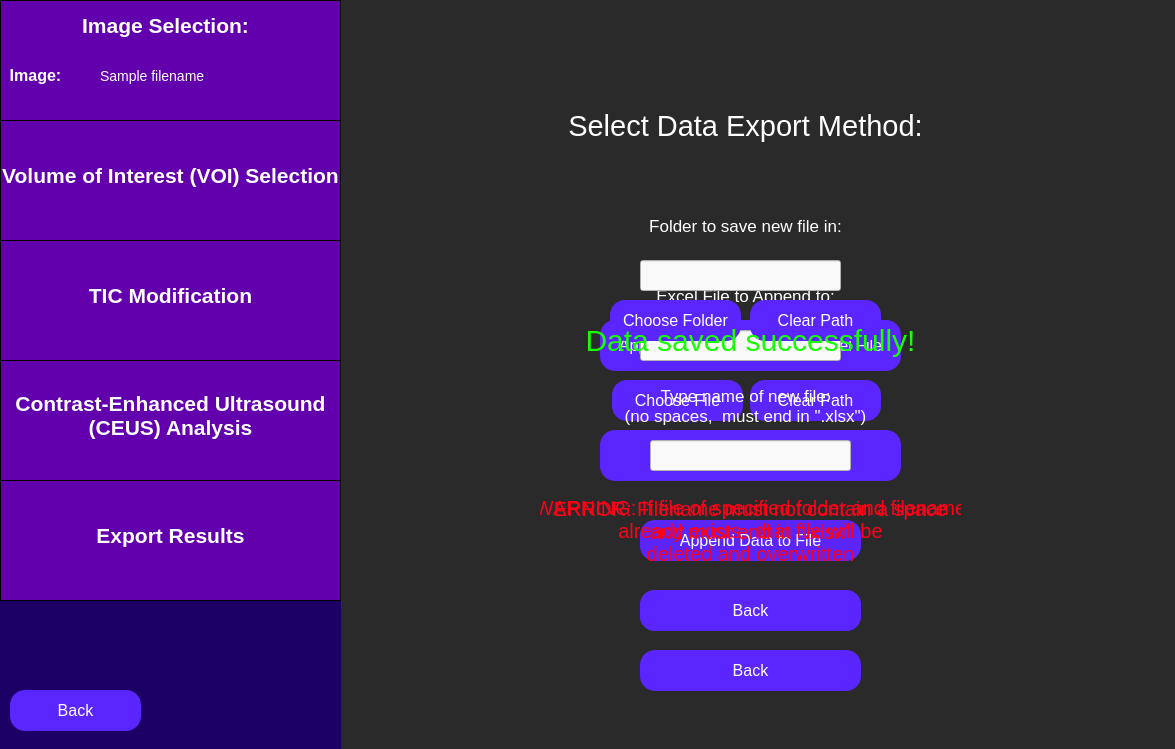
<?xml version="1.0" encoding="UTF-8"?>
<ui version="4.0">
 <class>exportData</class>
 <widget class="QWidget" name="exportData">
  <property name="geometry">
   <rect>
    <x>0</x>
    <y>0</y>
    <width>1175</width>
    <height>749</height>
   </rect>
  </property>
  <property name="windowTitle">
   <string>Export Data</string>
  </property>
  <property name="styleSheet">
   <string notr="true">QWidget {
	background: rgb(42, 42, 42);
}</string>
  </property>
  <widget class="QLabel" name="selectDataLabel">
   <property name="geometry">
    <rect>
     <x>530</x>
     <y>60</y>
     <width>431</width>
     <height>131</height>
    </rect>
   </property>
   <property name="styleSheet">
    <string notr="true">QLabel {
	font-size: 29px;
	color: rgb(255, 255, 255);
	background-color: rgba(255, 255, 255, 0);
}</string>
   </property>
   <property name="text">
    <string>Select Data Export Method:</string>
   </property>
   <property name="textFormat">
    <enum>Qt::AutoText</enum>
   </property>
   <property name="scaledContents">
    <bool>false</bool>
   </property>
   <property name="alignment">
    <set>Qt::AlignCenter</set>
   </property>
   <property name="wordWrap">
    <bool>true</bool>
   </property>
  </widget>
  <widget class="QPushButton" name="appendFileOptionButton">
   <property name="geometry">
    <rect>
     <x>600</x>
     <y>320</y>
     <width>301</width>
     <height>51</height>
    </rect>
   </property>
   <property name="toolTip">
    <string>&lt;html&gt;&lt;head/&gt;&lt;body&gt;&lt;p&gt;&lt;br/&gt;&lt;/p&gt;&lt;/body&gt;&lt;/html&gt;</string>
   </property>
   <property name="styleSheet">
    <string notr="true">QPushButton {
	color: white;
	font-size: 16px;
	background: rgb(90, 37, 255);
	border-radius: 15px;
}</string>
   </property>
   <property name="text">
    <string>Append Data onto Existing Excel File</string>
   </property>
  </widget>
  <widget class="QPushButton" name="clearAppendFileButton">
   <property name="geometry">
    <rect>
     <x>750</x>
     <y>380</y>
     <width>131</width>
     <height>41</height>
    </rect>
   </property>
   <property name="styleSheet">
    <string notr="true">QPushButton {
	color: white;
	font-size: 16px;
	background: rgb(90, 37, 255);
	border-radius: 15px;
}</string>
   </property>
   <property name="text">
    <string>Clear Path</string>
   </property>
  </widget>
  <widget class="QLabel" name="appendFileLabel">
   <property name="geometry">
    <rect>
     <x>610</x>
     <y>270</y>
     <width>271</width>
     <height>51</height>
    </rect>
   </property>
   <property name="styleSheet">
    <string notr="true">QLabel {
	background-color: rgba(255, 255, 255, 0);
	color: white;
	font-size: 17px;
}</string>
   </property>
   <property name="text">
    <string>Excel File to Append to:</string>
   </property>
   <property name="alignment">
    <set>Qt::AlignCenter</set>
   </property>
   <property name="textInteractionFlags">
    <set>Qt::NoTextInteraction</set>
   </property>
  </widget>
  <widget class="QPushButton" name="chooseAppendFileButton">
   <property name="geometry">
    <rect>
     <x>612</x>
     <y>380</y>
     <width>131</width>
     <height>41</height>
    </rect>
   </property>
   <property name="styleSheet">
    <string notr="true">QPushButton {
	color: white;
	font-size: 16px;
	background: rgb(90, 37, 255);
	border-radius: 15px;
}</string>
   </property>
   <property name="text">
    <string>Choose File</string>
   </property>
  </widget>
  <widget class="QLineEdit" name="appendFilePath">
   <property name="geometry">
    <rect>
     <x>640</x>
     <y>330</y>
     <width>201</width>
     <height>31</height>
    </rect>
   </property>
   <property name="styleSheet">
    <string notr="true">QLineEdit {
	background-color: rgb(249, 249, 249);
	color: black;
}</string>
   </property>
  </widget>
  <widget class="QPushButton" name="newFileOptionButton">
   <property name="geometry">
    <rect>
     <x>600</x>
     <y>430</y>
     <width>301</width>
     <height>51</height>
    </rect>
   </property>
   <property name="toolTip">
    <string>&lt;html&gt;&lt;head/&gt;&lt;body&gt;&lt;p&gt;&lt;br/&gt;&lt;/p&gt;&lt;/body&gt;&lt;/html&gt;</string>
   </property>
   <property name="styleSheet">
    <string notr="true">QPushButton {
	color: white;
	font-size: 16px;
	background: rgb(90, 37, 255);
	border-radius: 15px;
}</string>
   </property>
   <property name="text">
    <string>Save to New Excel File</string>
   </property>
  </widget>
  <widget class="QLineEdit" name="newFolderPathInput">
   <property name="geometry">
    <rect>
     <x>640</x>
     <y>260</y>
     <width>201</width>
     <height>31</height>
    </rect>
   </property>
   <property name="styleSheet">
    <string notr="true">QLineEdit {
	background-color: rgb(249, 249, 249);
	color: black;
}</string>
   </property>
  </widget>
  <widget class="QPushButton" name="chooseNewFolderButton">
   <property name="geometry">
    <rect>
     <x>610</x>
     <y>300</y>
     <width>131</width>
     <height>41</height>
    </rect>
   </property>
   <property name="styleSheet">
    <string notr="true">QPushButton {
	color: white;
	font-size: 16px;
	background: rgb(90, 37, 255);
	border-radius: 15px;
}</string>
   </property>
   <property name="text">
    <string>Choose Folder</string>
   </property>
  </widget>
  <widget class="QLabel" name="newFolderPathLabel">
   <property name="geometry">
    <rect>
     <x>610</x>
     <y>200</y>
     <width>271</width>
     <height>51</height>
    </rect>
   </property>
   <property name="styleSheet">
    <string notr="true">QLabel {
	background-color: rgba(255, 255, 255, 0);
	color: white;
	font-size: 17px;
}</string>
   </property>
   <property name="text">
    <string>Folder to save new file in:</string>
   </property>
   <property name="alignment">
    <set>Qt::AlignCenter</set>
   </property>
   <property name="textInteractionFlags">
    <set>Qt::NoTextInteraction</set>
   </property>
  </widget>
  <widget class="QPushButton" name="clearNewFolderButton">
   <property name="geometry">
    <rect>
     <x>750</x>
     <y>300</y>
     <width>131</width>
     <height>41</height>
    </rect>
   </property>
   <property name="styleSheet">
    <string notr="true">QPushButton {
	color: white;
	font-size: 16px;
	background: rgb(90, 37, 255);
	border-radius: 15px;
}</string>
   </property>
   <property name="text">
    <string>Clear Path</string>
   </property>
  </widget>
  <widget class="QLineEdit" name="newFileNameInput">
   <property name="geometry">
    <rect>
     <x>650</x>
     <y>440</y>
     <width>201</width>
     <height>31</height>
    </rect>
   </property>
   <property name="styleSheet">
    <string notr="true">QLineEdit {
	background-color: rgb(249, 249, 249);
	color: black;
}</string>
   </property>
   <property name="alignment">
    <set>Qt::AlignCenter</set>
   </property>
  </widget>
  <widget class="QPushButton" name="createNewFileButton">
   <property name="geometry">
    <rect>
     <x>640</x>
     <y>590</y>
     <width>221</width>
     <height>41</height>
    </rect>
   </property>
   <property name="styleSheet">
    <string notr="true">QPushButton {
	color: white;
	font-size: 16px;
	background: rgb(90, 37, 255);
	border-radius: 15px;
}</string>
   </property>
   <property name="text">
    <string>Create File</string>
   </property>
  </widget>
  <widget class="QLabel" name="newFileNameLabel">
   <property name="geometry">
    <rect>
     <x>610</x>
     <y>380</y>
     <width>271</width>
     <height>51</height>
    </rect>
   </property>
   <property name="styleSheet">
    <string notr="true">QLabel {
	background-color: rgba(255, 255, 255, 0);
	color: white;
	font-size: 17px;
}</string>
   </property>
   <property name="text">
    <string>Type name of new file:
(no spaces,  must end in &quot;.xlsx&quot;)</string>
   </property>
   <property name="alignment">
    <set>Qt::AlignCenter</set>
   </property>
   <property name="textInteractionFlags">
    <set>Qt::NoTextInteraction</set>
   </property>
  </widget>
  <widget class="QPushButton" name="appendFileButton">
   <property name="geometry">
    <rect>
     <x>640</x>
     <y>520</y>
     <width>221</width>
     <height>41</height>
    </rect>
   </property>
   <property name="styleSheet">
    <string notr="true">QPushButton {
	color: white;
	font-size: 16px;
	background: rgb(90, 37, 255);
	border-radius: 15px;
}</string>
   </property>
   <property name="text">
    <string>Append Data to File</string>
   </property>
  </widget>
  <widget class="QPushButton" name="appendFileBackButton">
   <property name="geometry">
    <rect>
     <x>640</x>
     <y>590</y>
     <width>221</width>
     <height>41</height>
    </rect>
   </property>
   <property name="styleSheet">
    <string notr="true">QPushButton {
	color: white;
	font-size: 16px;
	background: rgb(90, 37, 255);
	border-radius: 15px;
}</string>
   </property>
   <property name="text">
    <string>Back</string>
   </property>
  </widget>
  <widget class="QPushButton" name="newFileBackButton">
   <property name="geometry">
    <rect>
     <x>640</x>
     <y>650</y>
     <width>221</width>
     <height>41</height>
    </rect>
   </property>
   <property name="styleSheet">
    <string notr="true">QPushButton {
	color: white;
	font-size: 16px;
	background: rgb(90, 37, 255);
	border-radius: 15px;
}</string>
   </property>
   <property name="text">
    <string>Back</string>
   </property>
  </widget>
  <widget class="QLabel" name="fileNameErrorLabel">
   <property name="geometry">
    <rect>
     <x>540</x>
     <y>480</y>
     <width>421</width>
     <height>81</height>
    </rect>
   </property>
   <property name="styleSheet">
    <string notr="true">QLabel {
	color: rgb(255, 0, 23);
	font-size: 20px;
	background-color: rgba(255, 255, 255, 0);
}</string>
   </property>
   <property name="text">
    <string>ERROR: Filename must not contain a space
and must end in &quot;.xlsx&quot;</string>
   </property>
   <property name="alignment">
    <set>Qt::AlignCenter</set>
   </property>
  </widget>
  <widget class="QLabel" name="fileNameWarningLabel">
   <property name="geometry">
    <rect>
     <x>540</x>
     <y>490</y>
     <width>421</width>
     <height>81</height>
    </rect>
   </property>
   <property name="styleSheet">
    <string notr="true">QLabel {
	color: rgb(255, 0, 23);
	font-size: 20px;
	background-color: rgba(255, 255, 255, 0);
}</string>
   </property>
   <property name="text">
    <string>WARNING: If file of specified folder and filename
already exists,  that file will be
deleted and overwritten</string>
   </property>
   <property name="alignment">
    <set>Qt::AlignCenter</set>
   </property>
  </widget>
  <widget class="QLabel" name="dataSavedSuccessfullyLabel">
   <property name="geometry">
    <rect>
     <x>540</x>
     <y>300</y>
     <width>421</width>
     <height>81</height>
    </rect>
   </property>
   <property name="styleSheet">
    <string notr="true">QLabel {
	color: rgb(23, 255, 0);
	font-size: 30px;
	background-color: rgba(255, 255, 255, 0);
}</string>
   </property>
   <property name="text">
    <string>Data saved successfully!</string>
   </property>
   <property name="alignment">
    <set>Qt::AlignCenter</set>
   </property>
  </widget>
  <widget class="QFrame" name="analysisParamsSidebar">
   <property name="geometry">
    <rect>
     <x>0</x>
     <y>240</y>
     <width>341</width>
     <height>121</height>
    </rect>
   </property>
   <property name="styleSheet">
    <string notr="true">QFrame {
	background-color: rgb(99, 0, 174);
	border: 1px solid black;
}</string>
   </property>
   <property name="frameShape">
    <enum>QFrame::StyledPanel</enum>
   </property>
   <property name="frameShadow">
    <enum>QFrame::Raised</enum>
   </property>
   <widget class="QLabel" name="analysisParamsLabel">
    <property name="geometry">
     <rect>
      <x>0</x>
      <y>30</y>
      <width>341</width>
      <height>51</height>
     </rect>
    </property>
    <property name="styleSheet">
     <string notr="true">QLabel {
	font-size: 21px;
	color: rgb(255, 255, 255);
	background-color: rgba(255, 255, 255, 0);
	border: 0px;
	font-weight:bold;
}</string>
    </property>
    <property name="text">
     <string>TIC Modification</string>
    </property>
    <property name="alignment">
     <set>Qt::AlignCenter</set>
    </property>
   </widget>
  </widget>
  <widget class="QWidget" name="sidebar" native="true">
   <property name="geometry">
    <rect>
     <x>0</x>
     <y>0</y>
     <width>341</width>
     <height>751</height>
    </rect>
   </property>
   <property name="toolTip">
    <string>&lt;html&gt;&lt;head/&gt;&lt;body&gt;&lt;p&gt;&lt;br/&gt;&lt;/p&gt;&lt;/body&gt;&lt;/html&gt;</string>
   </property>
   <property name="styleSheet">
    <string notr="true">QWidget {
	background-color: rgb(28, 0, 101);
}</string>
   </property>
   <widget class="QFrame" name="imageSelectionSidebar">
    <property name="geometry">
     <rect>
      <x>0</x>
      <y>0</y>
      <width>341</width>
      <height>121</height>
     </rect>
    </property>
    <property name="styleSheet">
     <string notr="true">QFrame {
	background-color: rgb(99, 0, 174);
	border: 1px solid black;
}</string>
    </property>
    <property name="frameShape">
     <enum>QFrame::StyledPanel</enum>
    </property>
    <property name="frameShadow">
     <enum>QFrame::Raised</enum>
    </property>
    <widget class="QLabel" name="imageSelectionLabelSidebar">
     <property name="geometry">
      <rect>
       <x>70</x>
       <y>0</y>
       <width>191</width>
       <height>51</height>
      </rect>
     </property>
     <property name="styleSheet">
      <string notr="true">QLabel {
	font-size: 21px;
	color: rgb(255, 255, 255);
	background-color: rgba(255, 255, 255, 0);
	border: 0px;
	font-weight: bold;
}</string>
     </property>
     <property name="text">
      <string>Image Selection:</string>
     </property>
     <property name="alignment">
      <set>Qt::AlignCenter</set>
     </property>
    </widget>
    <widget class="QLabel" name="imageLabel">
     <property name="geometry">
      <rect>
       <x>-60</x>
       <y>50</y>
       <width>191</width>
       <height>51</height>
      </rect>
     </property>
     <property name="styleSheet">
      <string notr="true">QLabel {
	font-size: 16px;
	color: rgb(255, 255, 255);
	background-color: rgba(255, 255, 255, 0);
	border: 0px;
	font-weight: bold;
}</string>
     </property>
     <property name="text">
      <string>Image:</string>
     </property>
     <property name="alignment">
      <set>Qt::AlignCenter</set>
     </property>
    </widget>
    <widget class="QLabel" name="imagePathInput">
     <property name="geometry">
      <rect>
       <x>100</x>
       <y>50</y>
       <width>241</width>
       <height>51</height>
      </rect>
     </property>
     <property name="styleSheet">
      <string notr="true">QLabel {
	font-size: 14px;
	color: rgb(255, 255, 255);
	background-color: rgba(255, 255, 255, 0);
	border: 0px;
}</string>
     </property>
     <property name="text">
      <string>Sample filename </string>
     </property>
     <property name="alignment">
      <set>Qt::AlignLeading|Qt::AlignLeft|Qt::AlignVCenter</set>
     </property>
    </widget>
   </widget>
   <widget class="QFrame" name="roiSidebar">
    <property name="geometry">
     <rect>
      <x>0</x>
      <y>120</y>
      <width>341</width>
      <height>121</height>
     </rect>
    </property>
    <property name="styleSheet">
     <string notr="true">QFrame {
	background-color: rgb(99, 0, 174);
	border: 1px solid black;
}</string>
    </property>
    <property name="frameShape">
     <enum>QFrame::StyledPanel</enum>
    </property>
    <property name="frameShadow">
     <enum>QFrame::Raised</enum>
    </property>
    <widget class="QLabel" name="roiSidebarLabel">
     <property name="geometry">
      <rect>
       <x>0</x>
       <y>30</y>
       <width>341</width>
       <height>51</height>
      </rect>
     </property>
     <property name="styleSheet">
      <string notr="true">QLabel {
	font-size: 21px;
	color: rgb(255, 255, 255);
	background-color: rgba(255, 255, 255, 0);
	border: 0px;
	font-weight: bold;
}</string>
     </property>
     <property name="text">
      <string>Volume of Interest (VOI) Selection</string>
     </property>
     <property name="alignment">
      <set>Qt::AlignCenter</set>
     </property>
    </widget>
   </widget>
   <widget class="QFrame" name="rfAnalysisSidebar">
    <property name="geometry">
     <rect>
      <x>0</x>
      <y>480</y>
      <width>341</width>
      <height>121</height>
     </rect>
    </property>
    <property name="styleSheet">
     <string notr="true">QFrame {
	background-color:  rgb(99, 0, 174);
	border: 1px solid black;
}</string>
    </property>
    <property name="frameShape">
     <enum>QFrame::StyledPanel</enum>
    </property>
    <property name="frameShadow">
     <enum>QFrame::Raised</enum>
    </property>
    <widget class="QLabel" name="rfAnalysisLabel">
     <property name="geometry">
      <rect>
       <x>0</x>
       <y>30</y>
       <width>341</width>
       <height>51</height>
      </rect>
     </property>
     <property name="styleSheet">
      <string notr="true">QLabel {
	font-size: 21px;
	color: rgb(255, 255, 255);
	background-color: rgba(255, 255, 255, 0);
	border: 0px;
	font-weight: bold;
}</string>
     </property>
     <property name="text">
      <string>Export Results</string>
     </property>
     <property name="alignment">
      <set>Qt::AlignCenter</set>
     </property>
    </widget>
   </widget>
   <widget class="QFrame" name="ticAnalysisSidebar">
    <property name="geometry">
     <rect>
      <x>0</x>
      <y>360</y>
      <width>341</width>
      <height>121</height>
     </rect>
    </property>
    <property name="styleSheet">
     <string notr="true">QFrame {
	background-color:  rgb(99, 0, 174);
	border: 1px solid black;
}</string>
    </property>
    <property name="frameShape">
     <enum>QFrame::StyledPanel</enum>
    </property>
    <property name="frameShadow">
     <enum>QFrame::Raised</enum>
    </property>
    <widget class="QLabel" name="ticAnalysisLabel">
     <property name="geometry">
      <rect>
       <x>0</x>
       <y>30</y>
       <width>341</width>
       <height>51</height>
      </rect>
     </property>
     <property name="styleSheet">
      <string notr="true">QLabel {
	font-size: 21px;
	color: rgb(255, 255, 255);
	background-color: rgba(255, 255, 255, 0);
	border: 0px;
	font-weight: bold;
}</string>
     </property>
     <property name="text">
      <string>Contrast-Enhanced Ultrasound
(CEUS) Analysis</string>
     </property>
     <property name="alignment">
      <set>Qt::AlignCenter</set>
     </property>
    </widget>
   </widget>
   <widget class="QFrame" name="analysisParamsSidebar_2">
    <property name="geometry">
     <rect>
      <x>0</x>
      <y>240</y>
      <width>341</width>
      <height>121</height>
     </rect>
    </property>
    <property name="styleSheet">
     <string notr="true">QFrame {
	background-color: rgb(99, 0, 174);
	border: 1px solid black;
}</string>
    </property>
    <property name="frameShape">
     <enum>QFrame::StyledPanel</enum>
    </property>
    <property name="frameShadow">
     <enum>QFrame::Raised</enum>
    </property>
    <widget class="QLabel" name="analysisParamsLabel_2">
     <property name="geometry">
      <rect>
       <x>0</x>
       <y>30</y>
       <width>341</width>
       <height>51</height>
      </rect>
     </property>
     <property name="styleSheet">
      <string notr="true">QLabel {
	font-size: 21px;
	color: rgb(255, 255, 255);
	background-color: rgba(255, 255, 255, 0);
	border: 0px;
	font-weight:bold;
}</string>
     </property>
     <property name="text">
      <string>TIC Modification</string>
     </property>
     <property name="alignment">
      <set>Qt::AlignCenter</set>
     </property>
    </widget>
   </widget>
  </widget>
  <widget class="QPushButton" name="backButton">
   <property name="geometry">
    <rect>
     <x>10</x>
     <y>690</y>
     <width>131</width>
     <height>41</height>
    </rect>
   </property>
   <property name="styleSheet">
    <string notr="true">QPushButton {
	color: white;
	font-size: 16px;
	background: rgb(90, 37, 255);
	border-radius: 15px;
}</string>
   </property>
   <property name="text">
    <string>Back</string>
   </property>
  </widget>
 </widget>
 <resources/>
 <connections/>
</ui>
